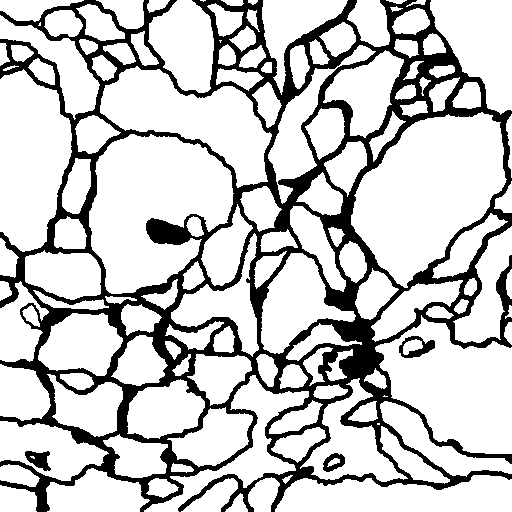
#> input picture ISBI/data/train/label/0.png, 512 x 512 px; its folder holds only this picture in this run
$ python random_remove.py
#> lines starting #> are read from the running program, lines starting #| are printed output that depends on the picture; after the words box and inside, x2 and y2 are one past the last pixel; in counts of white or black regions, pixels touching at a corner belong together
import os
import cv2
import math
import glob
import random


def random_remove_rect(img_path, rate=0.25):
    # 读取图片文件，灰度处理
#> called with img_path = 'label/0.png', rate = 0.4
    image = cv2.imread(img_path)
#> image is the input picture: shape (512, 512, 3); 78.1% white; 4 black regions, box (x1, y1, x2, y2) and area: (0, 0, 512, 512) 56590, (399, 336, 435, 358) 356, (25, 451, 51, 471) 314, (323, 453, 345, 472) 232
    image = cv2.cvtColor(image, cv2.COLOR_BGR2GRAY)

    # 根据rate 计算矩形框面积
    image_h = image.shape[0]
#> image_h = 512
    image_w = image.shape[1]
#> image_w = 512
    rect_h = int(math.floor(image_h * math.sqrt(rate)))
#> rect_h = 323
    rect_w = int(math.floor(image_w * math.sqrt(rate)))
#> rect_w = 323

    # 计算矩形框原点（左上角）取值范围
    h_range = image_h - rect_h
#> h_range = 189
    w_range = image_w - rect_w
#> w_range = 189

    origin_h = random.randint(0, h_range - 1)
#> origin_h = 98
    origin_w = random.randint(0, w_range - 1)
#> origin_w = 107
    print("origin points", origin_h, origin_w)
#| origin points 98 107

    for h in range(rect_h):
        for w in range(rect_w):
            h_new = h + origin_h
            w_new = w + origin_w
            # 原有效信息是黑色的0，擦除后为白色 255
            if image[h_new][w_new] == 0:
                image[h_new][w_new] = 255
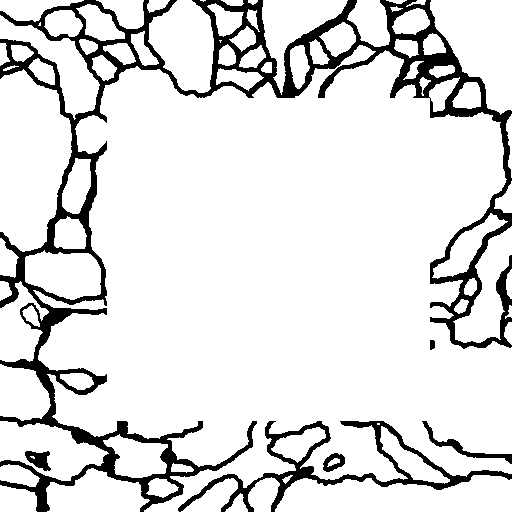
#> image: shape (512, 512); 87.5% white; 6 black regions, box (x1, y1, x2, y2) and area: (0, 0, 512, 512) 27581, (178, 421, 512, 512) 4172, (422, 421, 512, 464) 537, (25, 451, 51, 471) 314, (323, 453, 345, 472) 232, (430, 340, 435, 350) 45

    img_removed_path = img_path.replace('label', 'label_in_40')
    # img_removed_path = img_path.split('.')[0] + '_rmv5.png'
    cv2.imwrite(img_removed_path, image)


if __name__ == '__main__':
    images_path = glob.glob('label/*.png')

    for path in images_path:
        random_remove_rect(path, rate=0.4)

    print("Done")

$ run again, on ISBI/data/train/label/12.png
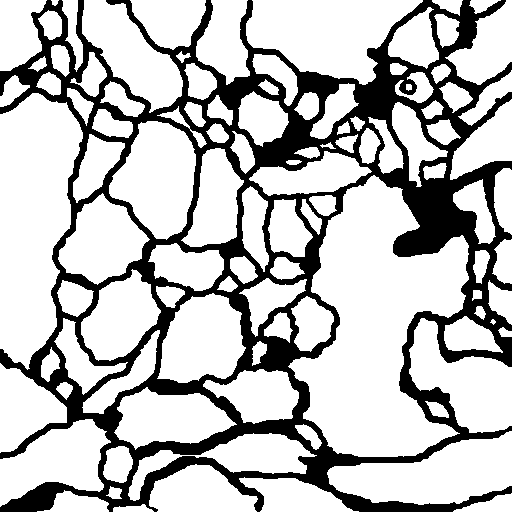
#> input picture ISBI/data/train/label/12.png, 512 x 512 px
#> in random_remove_rect, image is the input picture: shape (512, 512, 3); 74.5% white; 1 black region, box (x1, y1, x2, y2) and area: (0, 0, 512, 512) 66758
#| origin points 98 107
#> after the loop in random_remove_rect, `for h in range(rect_h):`:
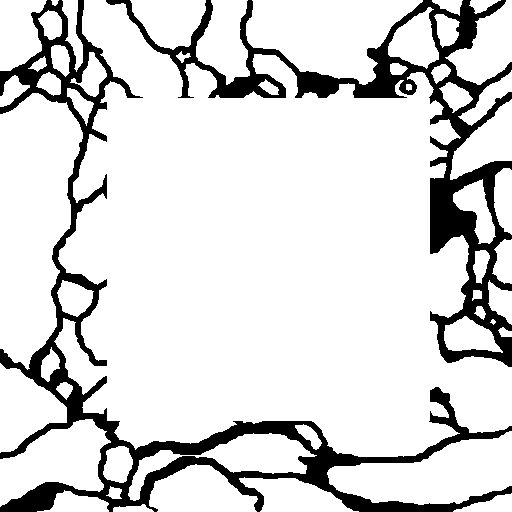
#> image: shape (512, 512); 84.8% white; 2 black regions, box (x1, y1, x2, y2) and area: (0, 0, 512, 512) 21813, (106, 0, 512, 367) 18090

$ run again, on ISBI/data/train/label/13.png
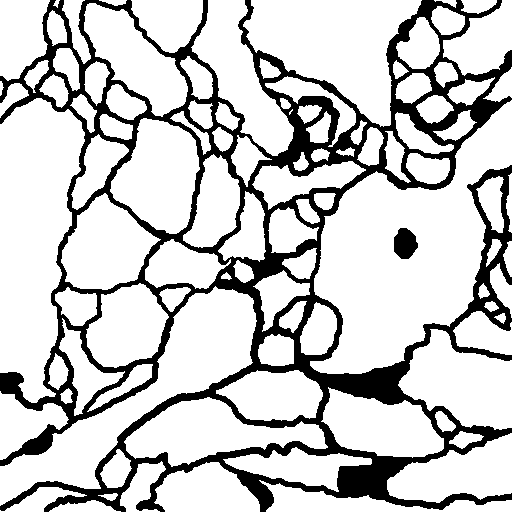
#> input picture ISBI/data/train/label/13.png, 512 x 512 px
#> in random_remove_rect, image is the input picture: shape (512, 512, 3); 79.1% white; 2 black regions, box (x1, y1, x2, y2) and area: (0, 0, 512, 512) 54137, (394, 228, 418, 259) 563
#| origin points 98 107
#> after the loop in random_remove_rect, `for h in range(rect_h):`:
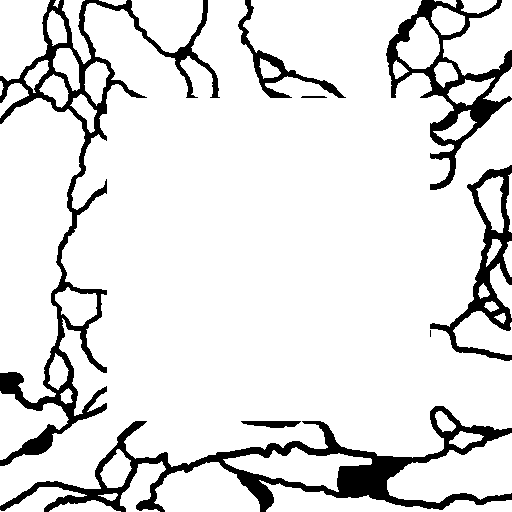
#> image: shape (512, 512); 88.2% white; 8 black regions (1 under 20 px), largest, box (x1, y1, x2, y2) and area: (0, 406, 512, 512) 10376, (0, 0, 220, 466) 10262, (386, 0, 512, 190) 5111

$ run again, on ISBI/data/train/label/14.png
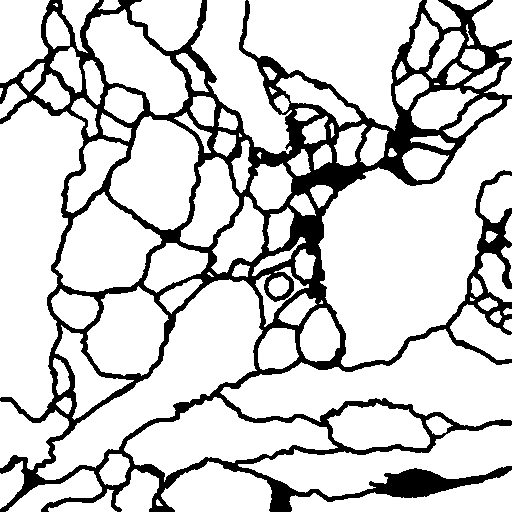
#> input picture ISBI/data/train/label/14.png, 512 x 512 px
#> in random_remove_rect, image is the input picture: shape (512, 512, 3); 81.3% white; 1 black region, box (x1, y1, x2, y2) and area: (0, 0, 512, 512) 49027
#| origin points 98 107
#> after the loop in random_remove_rect, `for h in range(rect_h):`:
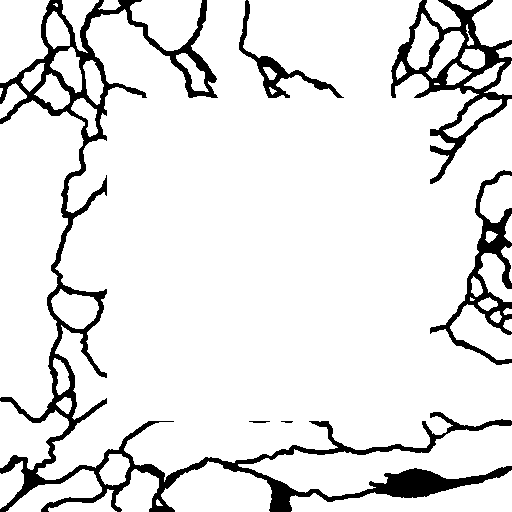
#> image: shape (512, 512); 89.5% white; 6 black regions (1 under 20 px), largest, box (x1, y1, x2, y2) and area: (0, 0, 512, 512) 18051, (391, 0, 512, 184) 5002, (430, 170, 512, 365) 3044, (239, 0, 344, 98) 1317, (249, 421, 270, 423) 34

$ run again, on ISBI/data/train/label/1.png
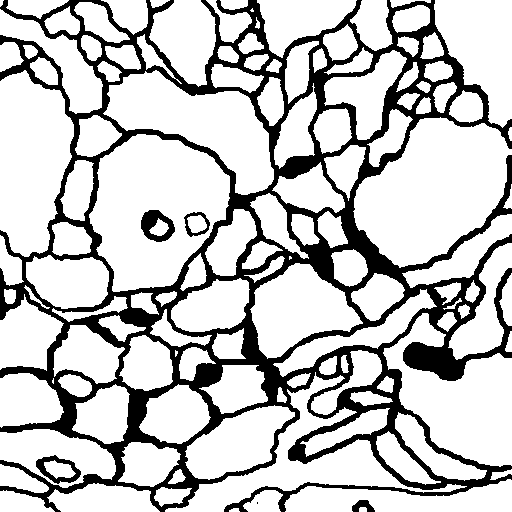
#> input picture ISBI/data/train/label/1.png, 512 x 512 px
#> in random_remove_rect, image is the input picture: shape (512, 512, 3); 77.3% white; 6 black regions (1 under 20 px), largest, box (x1, y1, x2, y2) and area: (0, 0, 512, 512) 58149, (141, 210, 175, 242) 606, (36, 455, 81, 484) 484, (184, 212, 210, 237) 224, (352, 500, 375, 512) 170
#| origin points 98 107
#> after the loop in random_remove_rect, `for h in range(rect_h):`:
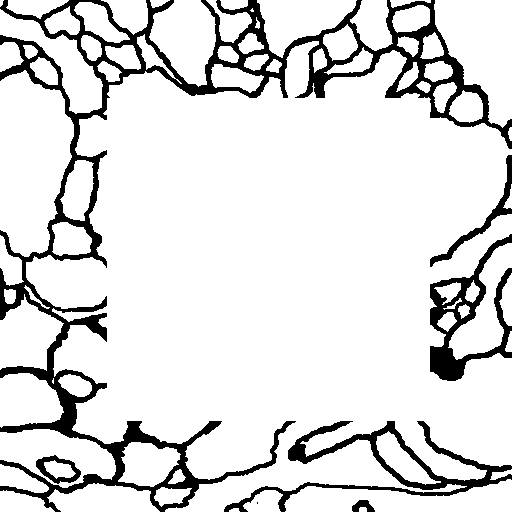
#> image: shape (512, 512); 87.2% white; 7 black regions (1 under 20 px), largest, box (x1, y1, x2, y2) and area: (0, 0, 512, 512) 24033, (224, 421, 512, 512) 4350, (430, 234, 512, 381) 3661, (430, 155, 512, 267) 951, (36, 455, 81, 484) 484, (352, 500, 375, 512) 170
